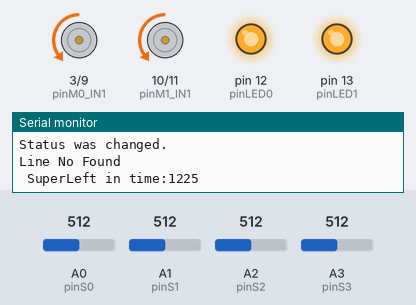
Bench run of a sketch on a simulated Arduino Uno, built with avr-gcc and run on an emulated ATmega328P. Shown: motor-driver pin pairs drawn as motors (green arrow = first pin HIGH = forward, orange = second pin HIGH = backward, longer = more drive), output pins drawn as LEDs (lit = HIGH), the last lines printed to the serial monitor. Dashed ring = blinking. The inputs (shaded band) are chosen by the test bench; at power-on: A1 (pinS1) = 512, A0 (pinS0) = 512, A2 (pinS2) = 512, A3 (pinS3) = 512.

Above: at 1.2 s.
1.3 s: A1 (pinS1) set to 318
At 4.03 s:
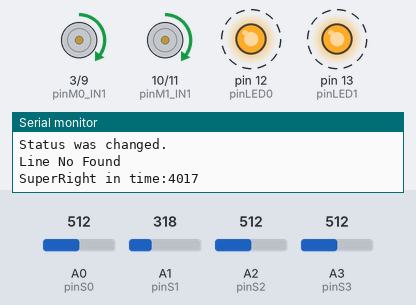
4.6 s: A1 (pinS1) set to 289
At 4.63 s:
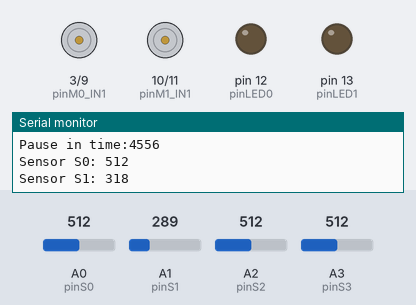
6.6 s: A0 (pinS0) set to 319
8.1 s: A0 (pinS0) set to 292
At 8.51 s:
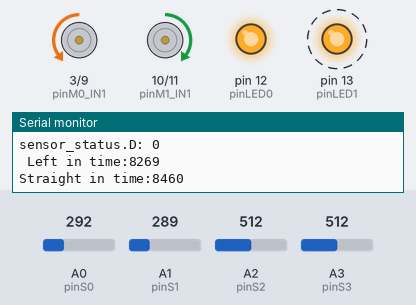
11.4 s: A2 (pinS2) set to 319
14.7 s: A2 (pinS2) set to 293
At 15.3 s:
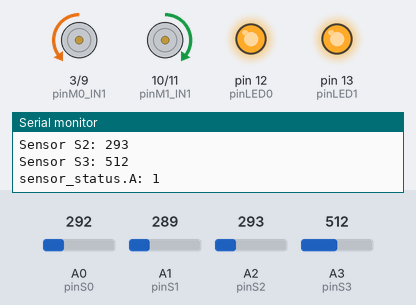
Timing chart, 0 to 17.7 s (numbered marks = the images above; inputs shaded):
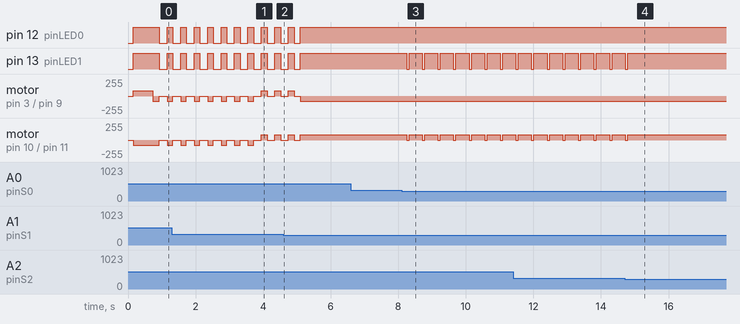

The sketch:

sketch_nov30a2.ino
```cpp
#include <Sleep_n0m1.h>

// INPUT pin配置
// タクトスイッチ
const int pinSW = 2;
// センサ（左から）
const int pinS0 = 0;
const int pinS1 = 1;
const int pinS2 = 2;
const int pinS3 = 3;
// OUTPUT pin配置
// 左モータ
const int pinM0_IN1 = 3;
const int pinM0_IN2 = 9;
// 右モータ
const int pinM1_IN1 = 10;
const int pinM1_IN2 = 11;
// LED（左から）
const int pinLED0 = 12;
const int pinLED1 = 13;
// その他各種定数
const int SW_NoResTime = 100; // チャタリング防止 100[ms]
const int S0_Th = 512; // センサー閾値
const int S1_Th = 512; // センサー閾値
const int S2_Th = 512; // センサー閾値
const int S3_Th = 512; // センサー閾値

#define SPEED 80
String RESET = String("reset");
Sleep sleep;
unsigned long sleepTime = 8.64e+7;
int search_line_count = 0;


struct sensors {
  bool A;
  bool B;
  bool C;
  bool D;
};
struct sensors sensor_state;
#define Sensor_Threshold 300
// プロトタイプ宣言
struct sensors Sensor();
void Motor(bool M0_IN1, bool M0_IN2, bool M1_IN1, bool M1_IN2);
void Stop();
void SuperStop();
void Left(long  ms);
void SuperLeft(long  ms);
void BackLeft(long  ms);
void Right(long  ms);
void SuperRight(long  ms);
void BackRight(long  ms);
void Back(long  ms);
void Straight(long ms);
void Software_reset();
void System_stop();

// the setup function runs once when you press reset or power the board
void setup() {
  // put your setup code here, to run once:
  pinMode(pinSW, INPUT);
  pinMode(pinS0, INPUT);
  pinMode(pinS1, INPUT);
  pinMode(pinS2, INPUT);
  pinMode(pinS3, INPUT);
  pinMode(pinM0_IN1, OUTPUT);
  pinMode(pinM0_IN2, OUTPUT);
  pinMode(pinM1_IN1, OUTPUT);
  pinMode(pinM1_IN2, OUTPUT);
  pinMode(pinLED0, OUTPUT);
  pinMode(pinLED1, OUTPUT);
  Serial.begin(9600);            // 9600 bpsで通信する
  Serial.println("Start");       // 最初に1度だけ Start を表示
  Serial.print("micros():");
  Serial.println(micros());

}

//******************************************  Main Routine **************************************************

void loop() {
  sensor_state = Sensor();
  struct sensors before_state;
  if (sensors_status_equal(sensor_state, before_state)) Serial.println("Status was changed.");
  if (sensors_status_equal(sensor_state, {0, 0, 0, 1}) || sensors_status_equal(sensor_state, {0, 0, 1, 1})) {
    Right(50);
    Straight(40);
  }

  if (sensors_status_equal(sensor_state, {1, 0, 0, 0}) || sensors_status_equal(sensor_state, {1, 1, 0, 0})) {
    Left(50);
    Straight(140);
  }

  if (sensors_status_equal(sensor_state, {0, 1, 0, 0}) || sensors_status_equal(sensor_state, {0, 0, 1, 0}) || sensors_status_equal(sensor_state, {0, 1, 1, 0})) {
    Straight(90);
  }

  if (sensors_status_equal(sensor_state, {1, 1, 1, 1})) {
    Stop();
    Pause(1000);
  }
  if (sensors_status_equal(sensor_state, {1, 1, 1, 1}) || sensors_status_equal(sensor_state, {1, 0, 0, 1})) {
    Stop();
    Pause(1000);
    SuperLeft(20);
  }

  if (sensors_status_equal(sensor_state, {0, 0, 0, 0})) {
    if (search_line_count == 0) Back(300);
    Serial.println("Line No Found");
    User_reset();
    if (search_line_count < 8) {
      SuperLeft(100);
      Stop();
      Pause(40);
      search_line_count++;
    } else if (search_line_count < 24) {
      SuperRight(100);
      Stop();
      Pause(40);
      search_line_count++;
    } else if (search_line_count < 32) {
      SuperLeft(100);
      Stop();
      Pause(40);
      search_line_count++;
    } else {
      Stop();
      Pause(2000);
    }
  } else {
    search_line_count = 0;
  }


  before_state = sensor_state;
  User_reset();


}

//******************************************  Main Routine **************************************************

struct sensors Sensor() {
  int S0, S1, S2, S3;
  struct sensors sensor_status = {1, 1, 1, 1};
  S0 = analogRead(pinS0);
  Serial.print("Sensor S0: ");
  Serial.println(S0);
  S1 = analogRead(pinS1);
  Serial.print("Sensor S1: ");
  Serial.println(S1);
  S2 = analogRead(pinS2);
  Serial.print("Sensor S2: ");
  Serial.println(S2);
  S3 = analogRead(pinS3);
  Serial.print("Sensor S3: ");
  Serial.println(S3);
  if (Sensor_Threshold < S0) sensor_status.A = 0;
  if (Sensor_Threshold < S1) sensor_status.B = 0;
  if (Sensor_Threshold < S2) sensor_status.C = 0;
  if (Sensor_Threshold < S3) sensor_status.D = 0;
  Serial.print("sensor_status.A: ");
  Serial.println(sensor_status.A);
  Serial.print("sensor_status.B: ");
  Serial.println(sensor_status.B);
  Serial.print("sensor_status.C: ");
  Serial.println(sensor_status.C);
  Serial.print("sensor_status.D: ");
  Serial.println(sensor_status.D);
  return sensor_status;
}

bool sensors_status_equal(struct sensors a, struct sensors b) {
  return a.A == b.A && a.B == b.B && a.C == b.C && a.D == b.D;
}
void Motor(bool M0_IN1, bool M0_IN2, bool M1_IN1, bool M1_IN2) {
  analogWrite(pinM0_IN1, M0_IN1 * SPEED);
  analogWrite(pinM0_IN2, M0_IN2 * SPEED);
  digitalWrite(pinLED0, M0_IN1 || M0_IN2);

  analogWrite(pinM1_IN1, M1_IN1 * SPEED);
  analogWrite(pinM1_IN2, M1_IN2 * SPEED);
  digitalWrite(pinLED1, M1_IN1 || M1_IN2);

}

void Stop() {
  Motor(false, false, false, false);
}

void SuperStop() {

}
void Left(long  ms) {
  long  time = millis() + ms;
  Serial.print("\n\n\n\n Left in ");
  Serial.print("time:");
  Serial.println(time);
  while (millis() < time + ms) {
    Motor(false, true, false, false);
    User_reset();
  }
  //Stop();
  //delay(70);
}

void SuperLeft(long  ms) {
  long  time = millis() + ms;
  Serial.print("\n\n\n\n SuperLeft in ");
  Serial.print("time:");
  Serial.println(time);
  while (millis() < time + ms) {
    Motor(false, true, false, true);
    User_reset();
  }
  //Stop();
  //delay(70);
}

void BackLeft(long  ms) {
  long  time = millis() + ms;
  Serial.print("\n\n\n\nBackLeft in ");
  Serial.print("time:");
  Serial.println(time);
  while (millis() < time + ms) {
    Motor(false, false, false, true);
    User_reset();
  }
  //Stop();
  //delay(70);
}

void Right(long  ms) {
  long  time = millis() + ms;
  Serial.print("\n\n\n\n Right in ");
  Serial.print("time:");
  Serial.println(time);
  while (millis() < time + ms) {
    Motor(false, false, true, false);
    User_reset();
  }
  //Stop();
  //delay(70);
}

void SuperRight(long  ms) {
  long  time = millis() + ms;
  Serial.print("\n\n\n\nSuperRight in ");
  Serial.print("time:");
  Serial.println(time);
  while (millis() < time + ms) {
    Motor(true, false, true, false);
    User_reset();
  }
  //Stop();
  //delay(70);
}

void BackRight(long  ms) {
  long  time = millis() + ms;
  Serial.print("\n\n\n\nBackRight in ");
  Serial.print("time:");
  Serial.println(time);
  while (millis() < time + ms) {
    Motor(false, true, false, false);
    User_reset();
  }
  //Stop();
  //delay(70);
}

void Back(long  ms) {
  long  time = millis() + ms;
  Serial.print("\n\n\n\nBack in ");
  Serial.print("time:");
  Serial.println(time);
  while (millis() < time + ms) {
    Motor(true, false, false, true);
    User_reset();
  }
  //Stop();
  //delay(70);
}

void Straight(long ms) {
  long  time = millis() + ms;
  Serial.print("\n\n\n\nStraight in ");
  Serial.print("time:");
  Serial.println(time);
  while (millis() < time + ms) {
    Motor(false, true, true, false);
    User_reset();
  }
  //Stop();
  //delay(70);
}


void Pause(long ms) {
  long  time = millis() + ms;
  Serial.print("\n\n\n\nPause in ");
  Serial.print("time:");
  Serial.println(time);
  while (millis() < time + ms) {
    User_reset();
  }
  //Stop();
  //delay(70);
}


void Software_reset() {
  asm volatile(" jmp 0");
}

void User_reset() {
  if (Serial.available() > 0) {
    char text = Serial.read();
    if (text == 'R') {
      Stop();
      Software_reset();
    } else if (text == 'Q') {
      System_stop();
    }
  }
}

void System_stop() {

  Stop();
  Serial.println("\nQuit...");
  sleep.pwrDownMode();
  sleep.sleepDelay(sleepTime);
}
```

Measured:
- the behaviour switches between 301 and 300 on A1 (pinS1) (found by bisection; images 1 and 2)
- the behaviour switches between 301 and 300 on A0 (pinS0) (found by bisection; images 2 and 3)
- the behaviour switches between 301 and 300 on A2 (pinS2) (found by bisection; images 3 and 4)
- after the input at 8.1 s, pin 13 (pinLED1): alternates HIGH for 0.39 s and LOW for 0.08 s, starting after 0.15 s; motor on pin 10 (pinM1_IN1) / pin 11 (pinM1_IN2): alternates forward 80/255 for 0.39 s and stopped for 0.08 s, starting after 0.15 s
- after the input at 14.7 s, pin 13 (pinLED1): goes on until 14.8 s, then stays HIGH; motor on pin 10 (pinM1_IN1) / pin 11 (pinM1_IN2): goes on until 14.8 s, then stays forward 80/255
- by itself, pin 12 (pinLED0), pin 13 (pinLED1): alternates HIGH for 0.17 s and LOW for 0.23 s
